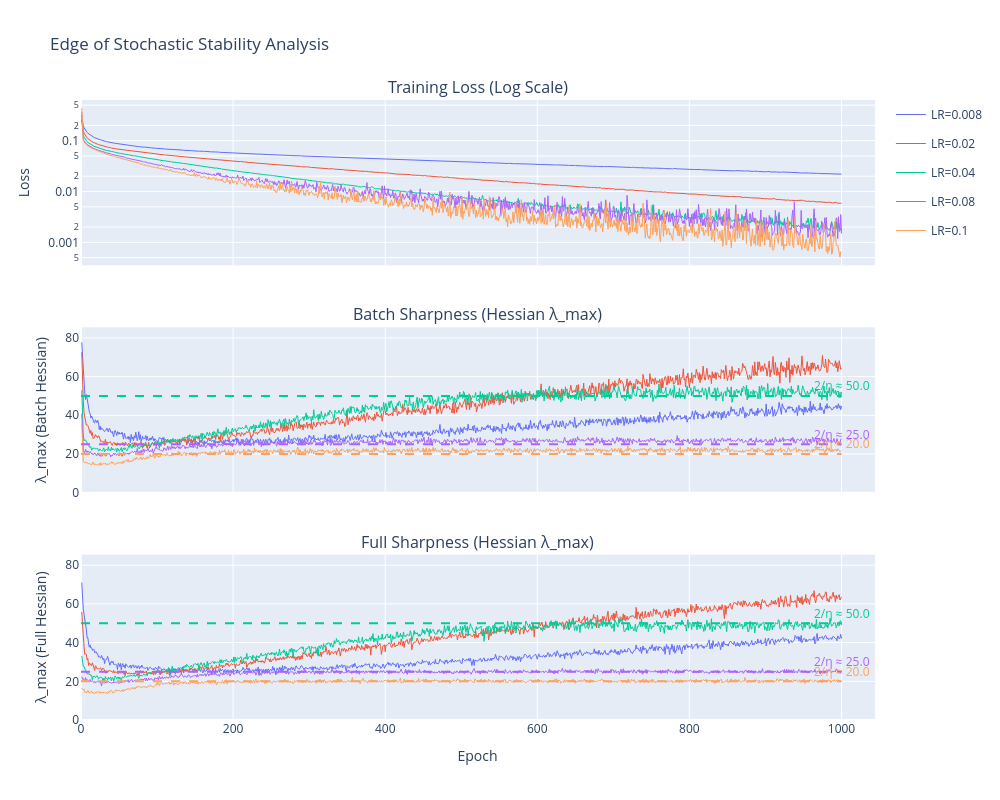

Notebook cell for this chart:
### Code cell
plot_eos_analysis(metadata=md, output=out, model_ids=[4, 5, 6, 7, 8])

### Figure 1 — Plotly figure (JSON) as saved in the notebook; plotly's stock layout.template omitted (floating-point values rounded to 4 significant figures; data arrays with more than 128 entries replaced by an {"elided": "..."} marker saying what was removed)
{"data": [{"legendgroup": "LR=0.008", "line": {"color": "#636EFA", "width": 1}, "mode": "lines", "name": "LR=0.008", "x": {"elided": "1000 int values"}, "y": {"elided": "1000 float values"}, "type": "scatter", "xaxis": "x", "yaxis": "y"}, {"legendgroup": "LR=0.008", "line": {"color": "#636EFA", "width": 1}, "mode": "lines", "name": "LR=0.008", "showlegend": false, "x": {"elided": "1000 int values"}, "y": {"elided": "1000 float values"}, "type": "scatter", "xaxis": "x2", "yaxis": "y2"}, {"legendgroup": "LR=0.008", "line": {"color": "#636EFA", "width": 1}, "mode": "lines", "name": "LR=0.008", "showlegend": false, "x": {"elided": "1000 int values"}, "y": {"elided": "1000 float values"}, "type": "scatter", "xaxis": "x3", "yaxis": "y3"}, {"legendgroup": "LR=0.02", "line": {"color": "#EF553B", "width": 1}, "mode": "lines", "name": "LR=0.02", "x": {"elided": "1000 int values"}, "y": {"elided": "1000 float values"}, "type": "scatter", "xaxis": "x", "yaxis": "y"}, {"legendgroup": "LR=0.02", "line": {"color": "#EF553B", "width": 1}, "mode": "lines", "name": "LR=0.02", "showlegend": false, "x": {"elided": "1000 int values"}, "y": {"elided": "1000 float values"}, "type": "scatter", "xaxis": "x2", "yaxis": "y2"}, {"legendgroup": "LR=0.02", "line": {"color": "#EF553B", "width": 1}, "mode": "lines", "name": "LR=0.02", "showlegend": false, "x": {"elided": "1000 int values"}, "y": {"elided": "1000 float values"}, "type": "scatter", "xaxis": "x3", "yaxis": "y3"}, {"legendgroup": "LR=0.04", "line": {"color": "#00CC96", "width": 1}, "mode": "lines", "name": "LR=0.04", "x": {"elided": "1000 int values"}, "y": {"elided": "1000 float values"}, "type": "scatter", "xaxis": "x", "yaxis": "y"}, {"legendgroup": "LR=0.04", "line": {"color": "#00CC96", "width": 1}, "mode": "lines", "name": "LR=0.04", "showlegend": false, "x": {"elided": "1000 int values"}, "y": {"elided": "1000 float values"}, "type": "scatter", "xaxis": "x2", "yaxis": "y2"}, {"legendgroup": "LR=0.04", "line": {"color": "#00CC96", "width": 1}, "mode": "lines", "name": "LR=0.04", "showlegend": false, "x": {"elided": "1000 int values"}, "y": {"elided": "1000 float values"}, "type": "scatter", "xaxis": "x3", "yaxis": "y3"}, {"legendgroup": "LR=0.08", "line": {"color": "#AB63FA", "width": 1}, "mode": "lines", "name": "LR=0.08", "x": {"elided": "1000 int values"}, "y": {"elided": "1000 float values"}, "type": "scatter", "xaxis": "x", "yaxis": "y"}, {"legendgroup": "LR=0.08", "line": {"color": "#AB63FA", "width": 1}, "mode": "lines", "name": "LR=0.08", "showlegend": false, "x": {"elided": "1000 int values"}, "y": {"elided": "1000 float values"}, "type": "scatter", "xaxis": "x2", "yaxis": "y2"}, {"legendgroup": "LR=0.08", "line": {"color": "#AB63FA", "width": 1}, "mode": "lines", "name": "LR=0.08", "showlegend": false, "x": {"elided": "1000 int values"}, "y": {"elided": "1000 float values"}, "type": "scatter", "xaxis": "x3", "yaxis": "y3"}, {"legendgroup": "LR=0.1", "line": {"color": "#FFA15A", "width": 1}, "mode": "lines", "name": "LR=0.1", "x": {"elided": "1000 int values"}, "y": {"elided": "1000 float values"}, "type": "scatter", "xaxis": "x", "yaxis": "y"}, {"legendgroup": "LR=0.1", "line": {"color": "#FFA15A", "width": 1}, "mode": "lines", "name": "LR=0.1", "showlegend": false, "x": {"elided": "1000 int values"}, "y": {"elided": "1000 float values"}, "type": "scatter", "xaxis": "x2", "yaxis": "y2"}, {"legendgroup": "LR=0.1", "line": {"color": "#FFA15A", "width": 1}, "mode": "lines", "name": "LR=0.1", "showlegend": false, "x": {"elided": "1000 int values"}, "y": {"elided": "1000 float values"}, "type": "scatter", "xaxis": "x3", "yaxis": "y3"}], "layout": {"xaxis": {"anchor": "y", "domain": [0.0, 1.0], "matches": "x3", "showticklabels": false}, "yaxis": {"anchor": "x", "domain": [0.7333, 1.0], "title": {"text": "Loss"}, "type": "log"}, "xaxis2": {"anchor": "y2", "domain": [0.0, 1.0], "matches": "x3", "showticklabels": false}, "yaxis2": {"anchor": "x2", "domain": [0.3667, 0.6333], "title": {"text": "λ_max (Batch Hessian)"}, "range": [0, 85.46]}, "xaxis3": {"anchor": "y3", "domain": [0.0, 1.0], "title": {"text": "Epoch"}}, "yaxis3": {"anchor": "x3", "domain": [0.0, 0.2667], "title": {"text": "λ_max (Full Hessian)"}, "range": [0, 85.46]}, "annotations": [{"font": {"size": 16}, "showarrow": false, "text": "Training Loss (Log Scale)", "x": 0.5, "xanchor": "center", "xref": "paper", "y": 1.0, "yanchor": "bottom", "yref": "paper"}, {"font": {"size": 16}, "showarrow": false, "text": "Batch Sharpness (Hessian λ_max)", "x": 0.5, "xanchor": "center", "xref": "paper", "y": 0.6333, "yanchor": "bottom", "yref": "paper"}, {"font": {"size": 16}, "showarrow": false, "text": "Full Sharpness (Hessian λ_max)", "x": 0.5, "xanchor": "center", "xref": "paper", "y": 0.2667, "yanchor": "bottom", "yref": "paper"}, {"font": {"color": "#636EFA"}, "showarrow": false, "text": "2/η ≈ 250.0", "x": 1000, "xref": "x2", "y": 250.0, "yref": "y2", "yshift": 10}, {"font": {"color": "#636EFA"}, "showarrow": false, "text": "2/η ≈ 250.0", "x": 1000, "xref": "x3", "y": 250.0, "yref": "y3", "yshift": 10}, {"font": {"color": "#EF553B"}, "showarrow": false, "text": "2/η ≈ 100.0", "x": 1000, "xref": "x2", "y": 100.0, "yref": "y2", "yshift": 10}, {"font": {"color": "#EF553B"}, "showarrow": false, "text": "2/η ≈ 100.0", "x": 1000, "xref": "x3", "y": 100.0, "yref": "y3", "yshift": 10}, {"font": {"color": "#00CC96"}, "showarrow": false, "text": "2/η ≈ 50.0", "x": 1000, "xref": "x2", "y": 50.0, "yref": "y2", "yshift": 10}, {"font": {"color": "#00CC96"}, "showarrow": false, "text": "2/η ≈ 50.0", "x": 1000, "xref": "x3", "y": 50.0, "yref": "y3", "yshift": 10}, {"font": {"color": "#AB63FA"}, "showarrow": false, "text": "2/η ≈ 25.0", "x": 1000, "xref": "x2", "y": 25.0, "yref": "y2", "yshift": 10}, {"font": {"color": "#AB63FA"}, "showarrow": false, "text": "2/η ≈ 25.0", "x": 1000, "xref": "x3", "y": 25.0, "yref": "y3", "yshift": 10}, {"font": {"color": "#FFA15A"}, "showarrow": false, "text": "2/η ≈ 20.0", "x": 1000, "xref": "x2", "y": 20.0, "yref": "y2", "yshift": 10}, {"font": {"color": "#FFA15A"}, "showarrow": false, "text": "2/η ≈ 20.0", "x": 1000, "xref": "x3", "y": 20.0, "yref": "y3", "yshift": 10}], "shapes": [{"line": {"color": "#636EFA", "dash": "dash", "width": 2}, "type": "line", "x0": 0, "x1": 1000, "xref": "x2", "y0": 250.0, "y1": 250.0, "yref": "y2"}, {"line": {"color": "#636EFA", "dash": "dash", "width": 2}, "type": "line", "x0": 0, "x1": 1000, "xref": "x3", "y0": 250.0, "y1": 250.0, "yref": "y3"}, {"line": {"color": "#EF553B", "dash": "dash", "width": 2}, "type": "line", "x0": 0, "x1": 1000, "xref": "x2", "y0": 100.0, "y1": 100.0, "yref": "y2"}, {"line": {"color": "#EF553B", "dash": "dash", "width": 2}, "type": "line", "x0": 0, "x1": 1000, "xref": "x3", "y0": 100.0, "y1": 100.0, "yref": "y3"}, {"line": {"color": "#00CC96", "dash": "dash", "width": 2}, "type": "line", "x0": 0, "x1": 1000, "xref": "x2", "y0": 50.0, "y1": 50.0, "yref": "y2"}, {"line": {"color": "#00CC96", "dash": "dash", "width": 2}, "type": "line", "x0": 0, "x1": 1000, "xref": "x3", "y0": 50.0, "y1": 50.0, "yref": "y3"}, {"line": {"color": "#AB63FA", "dash": "dash", "width": 2}, "type": "line", "x0": 0, "x1": 1000, "xref": "x2", "y0": 25.0, "y1": 25.0, "yref": "y2"}, {"line": {"color": "#AB63FA", "dash": "dash", "width": 2}, "type": "line", "x0": 0, "x1": 1000, "xref": "x3", "y0": 25.0, "y1": 25.0, "yref": "y3"}, {"line": {"color": "#FFA15A", "dash": "dash", "width": 2}, "type": "line", "x0": 0, "x1": 1000, "xref": "x2", "y0": 20.0, "y1": 20.0, "yref": "y2"}, {"line": {"color": "#FFA15A", "dash": "dash", "width": 2}, "type": "line", "x0": 0, "x1": 1000, "xref": "x3", "y0": 20.0, "y1": 20.0, "yref": "y3"}], "title": {"text": "Edge of Stochastic Stability Analysis"}, "height": 800, "width": 1000, "hovermode": "x unified"}}
